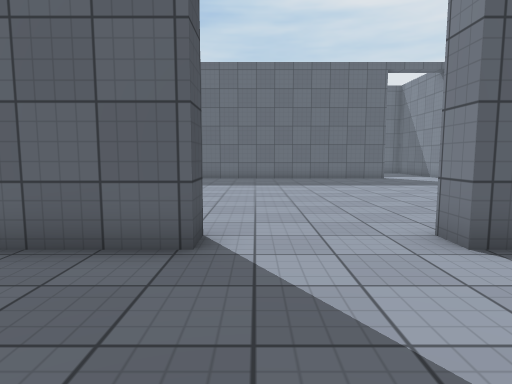
view 1 (above)

20 first-person views from a walk through a 3-D level made in the Unity game engine. The camera is 1.2 m above the floor, tilts 6° down and sees 75° across. The floor is counted in squares, 1 m on a side. Each view is taken from the middle of a square. On the plan, view 1 faces up. The plan holds only what a view shows up to about 14 squares ahead; the rest is blank. Surface patterns are stand-ins for the level's own textures.

view 2
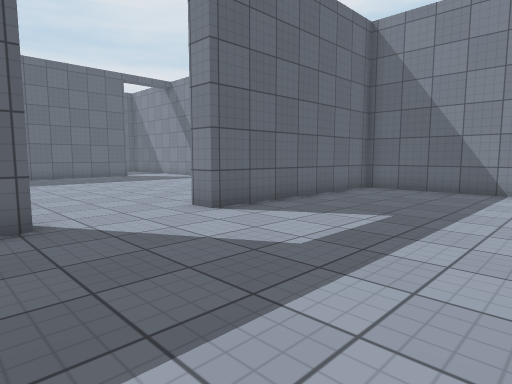

view 3
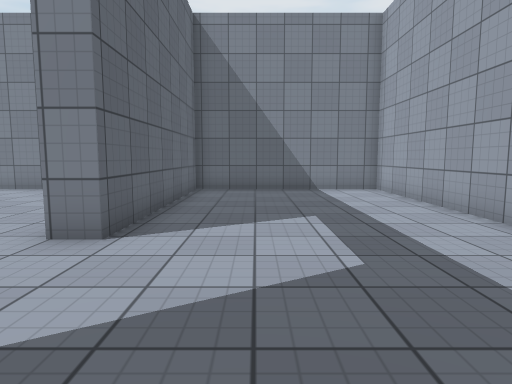

view 4
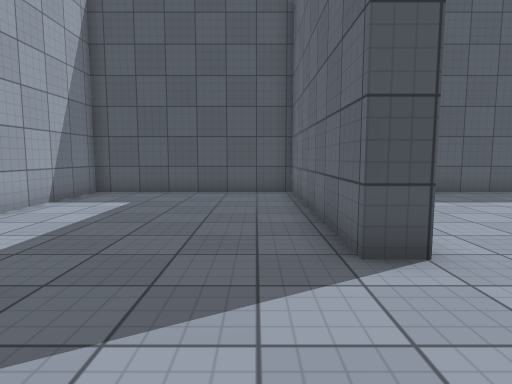

view 5
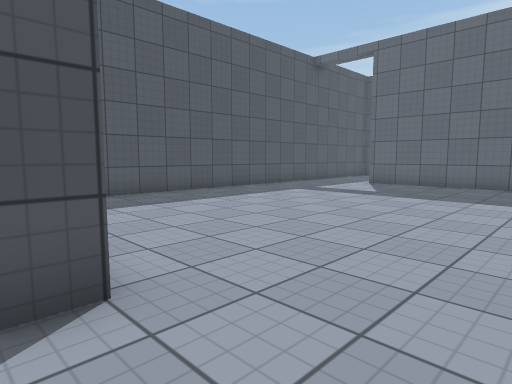

view 6
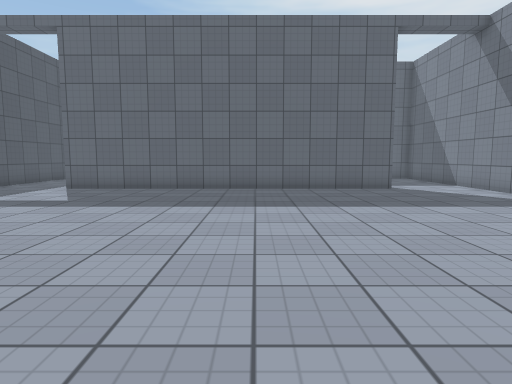

view 7
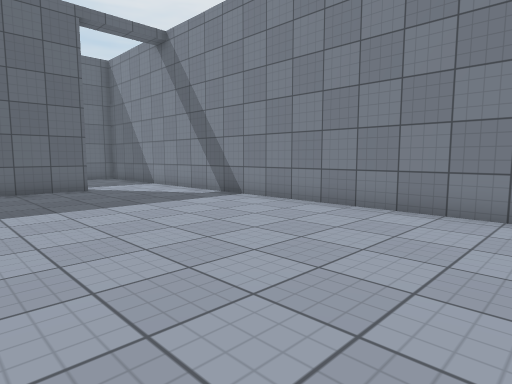

view 8
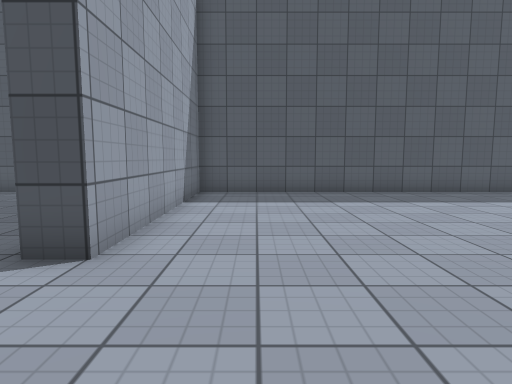

view 9
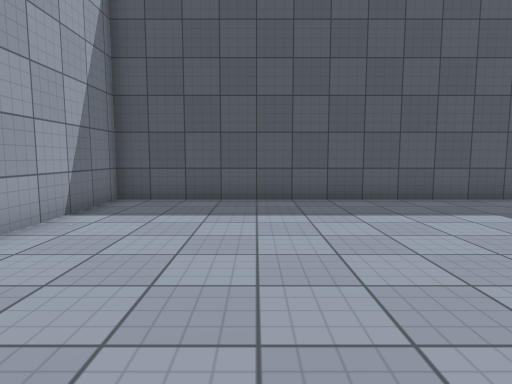

view 10
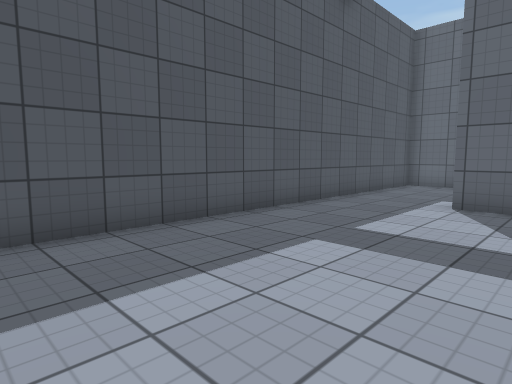

view 11
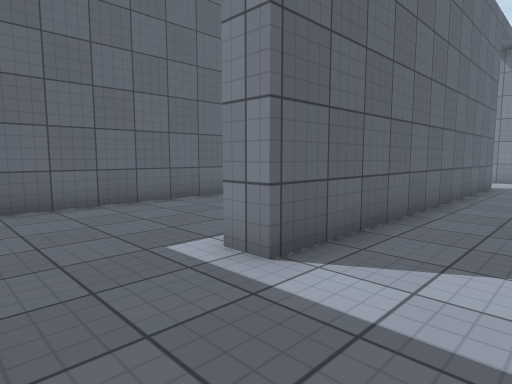

view 12
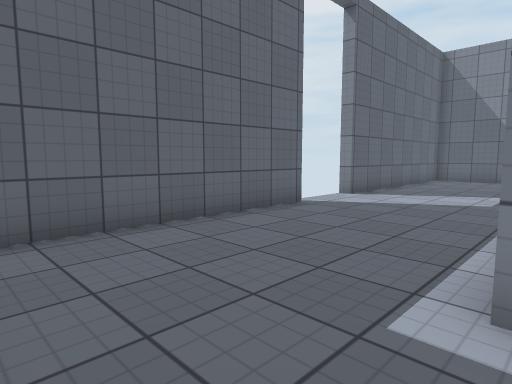

view 13
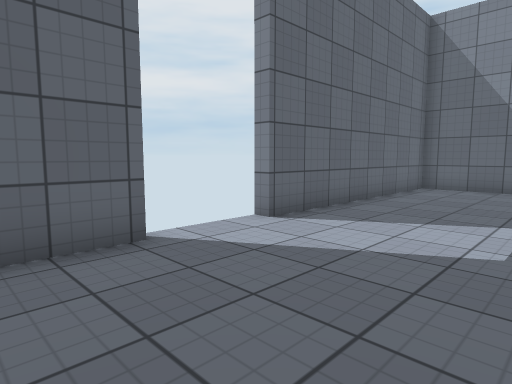

view 14
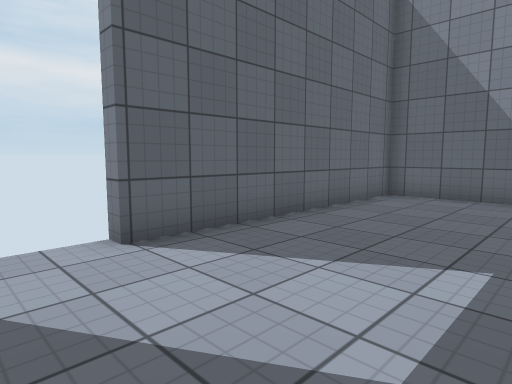

view 15
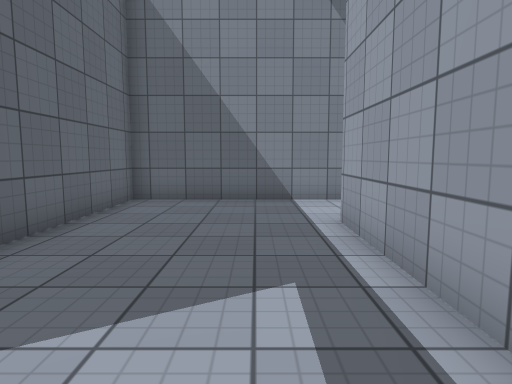

view 16
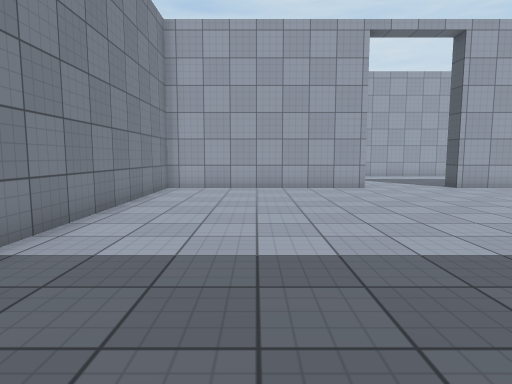

view 17
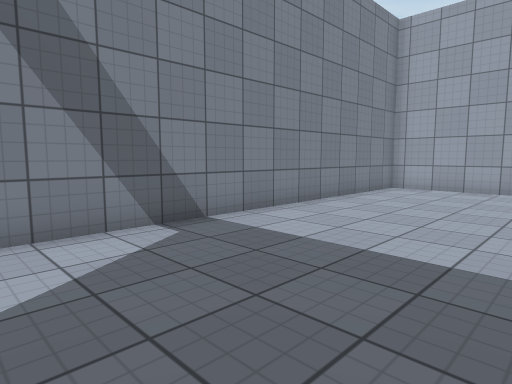

view 18
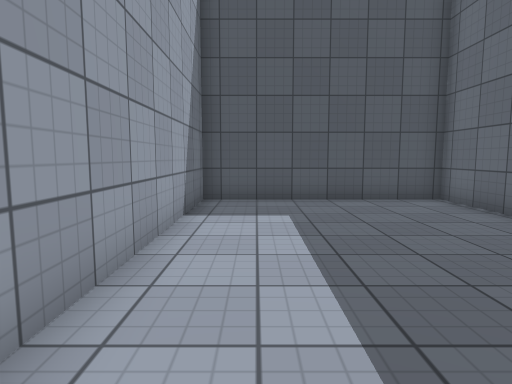

view 19
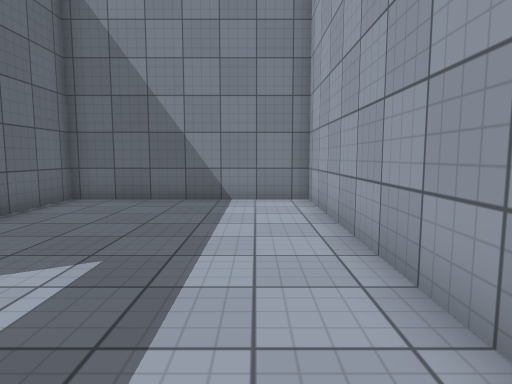

view 20
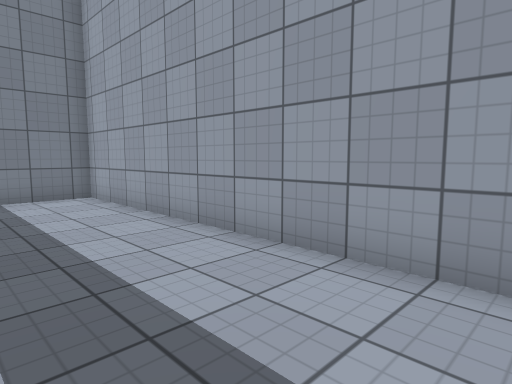

### Floor plan
Points are (right, up) in squares from view 1. A wall is a line through its corners. A room is listed if a view was taken in it or the views show most of it. See-through windows are left out.
Room 1 (views 1, 2, 3, 4, 5, 6, 7, 8, 9, 10, 11, 12, 13, 14, 15, 16, 17, 18, 19, 20)
walls: (2.9, 19.4) (7.2, 19.4); (7.2, 18.6) (-5.2, 18.6) (-5.2, 19.5); (-0.8, 24.5) (-8.4, 24.5) (-8.4, 5.1) (-0.8, 5.1) (-0.8, 4.2) (-8.4, 4.2) (-8.4, -2.5) (10.4, -2.5) (10.4, 4.2) (2.8, 4.2) (2.8, 5.1) (10.4, 5.1) (10.4, 24.5) (1.9, 24.5)
ways out: gap at (-1, 25); gap at (2, 25)

Where each view was taken, in squares from view 1:
view 1: 0 up, 0 right, facing up
view 2: 2 down, 2 left, facing up-right
view 3: 2 up, 2 left, facing right
view 4: 3 up, 3 right, facing left
view 5: 4 up, 2 right, facing up-left
view 6: 6 up, 2 right, facing up
view 7: 6 up, 3 right, facing up-right
view 8: 7 up, 3 right, facing left
view 9: 9 up, 1 right, facing left
view 10: 10 up, 3 left, facing up-left
view 11: 16 up, 8 left, facing up-right
view 12: 19 up, 8 left, facing up-right
view 13: 20 up, 3 left, facing up-right
view 14: 20 up, 0 right, facing up-right
view 15: 21 up, 1 right, facing right
view 16: 18 up, 7 right, facing down
view 17: 18 up, 5 right, facing down-right
view 18: 1 down, 1 right, facing left
view 19: 1 down, 1 right, facing right
view 20: 1 up, 0 right, facing down-right
